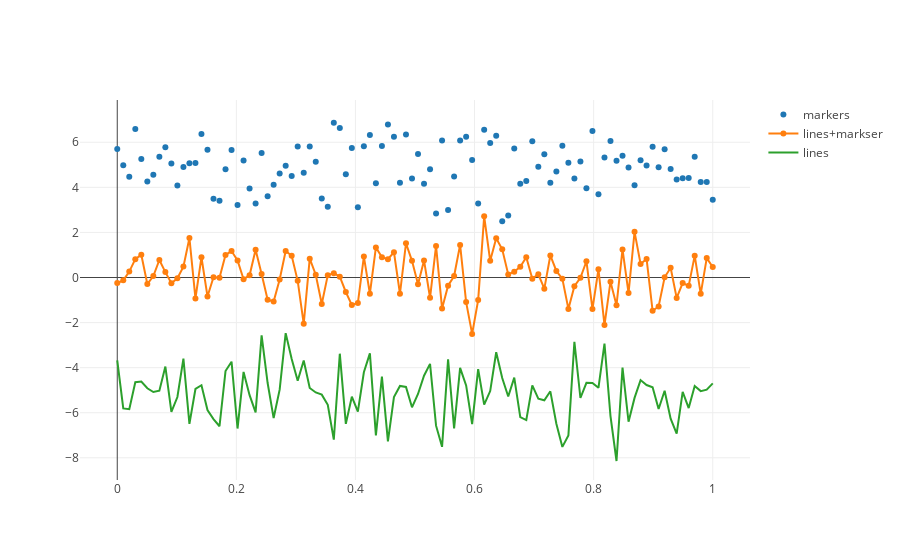

Notebook source saved alongside this figure:
### Markdown cell above
### some notes on the way:
- create data (here: 'random' vars)
- create traces by 'go' statement
- make list out of data
- pass the list to the iplot function which creates the graph

### Code cell
N = 100
random_x = np.linspace(0, 1, N)
random_y0 = np.random.randn(N) + 5
random_y1 = np.random.randn(N)
random_y2 = np.random.randn(N) - 5

trace0 = go.Scatter(x=random_x, y=random_y0, mode="markers", name="markers")
trace1 = go.Scatter(x=random_x, y=random_y1, mode="lines+markers", name="lines+markser")
trace2 = go.Scatter(x=random_x, y=random_y2, mode="lines", name="lines")

data = [trace0, trace1, trace2]

iplot(data)
